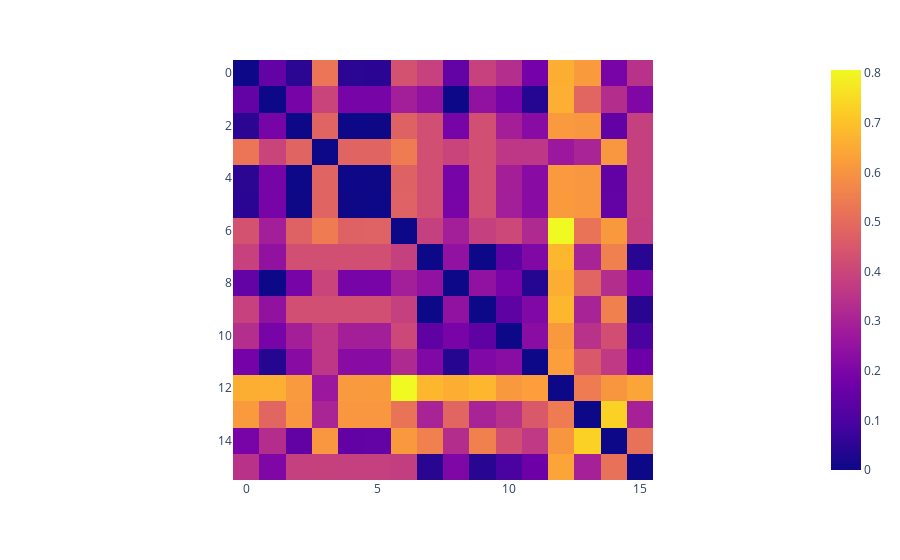

Here is the notebook cell this chart was saved with:
### Code cell
px.imshow(S)

### Figure 1 — Plotly figure (JSON) as saved in the notebook; plotly's stock layout.template omitted (floating-point values rounded to 4 significant figures; data arrays with more than 128 entries replaced by an {"elided": "..."} marker saying what was removed)
{"data": [{"coloraxis": "coloraxis", "hovertemplate": "x: %{x}<br>y: %{y}<br>color: %{z}<extra></extra>", "name": "0", "type": "heatmap", "xaxis": "x", "yaxis": "y", "z": {"elided": "16x16 float values"}}], "layout": {"coloraxis": {"colorscale": [[0, "#0d0887"], [0.1111, "#46039f"], [0.2222, "#7201a8"], [0.3333, "#9c179e"], [0.4444, "#bd3786"], [0.5556, "#d8576b"], [0.6667, "#ed7953"], [0.7778, "#fb9f3a"], [0.8889, "#fdca26"], [1, "#f0f921"]]}, "margin": {"t": 60}, "xaxis": {"anchor": "y", "constrain": "domain", "domain": [0, 1], "scaleanchor": "y"}, "yaxis": {"anchor": "x", "autorange": "reversed", "constrain": "domain", "domain": [0, 1]}}}
